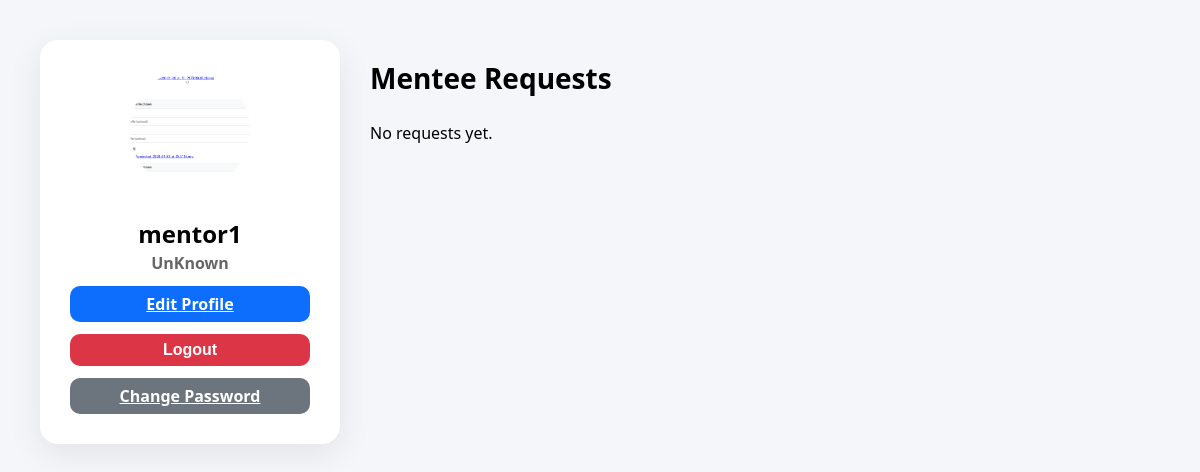
The app's page /mentor/dashboard/ (signed in), older data.
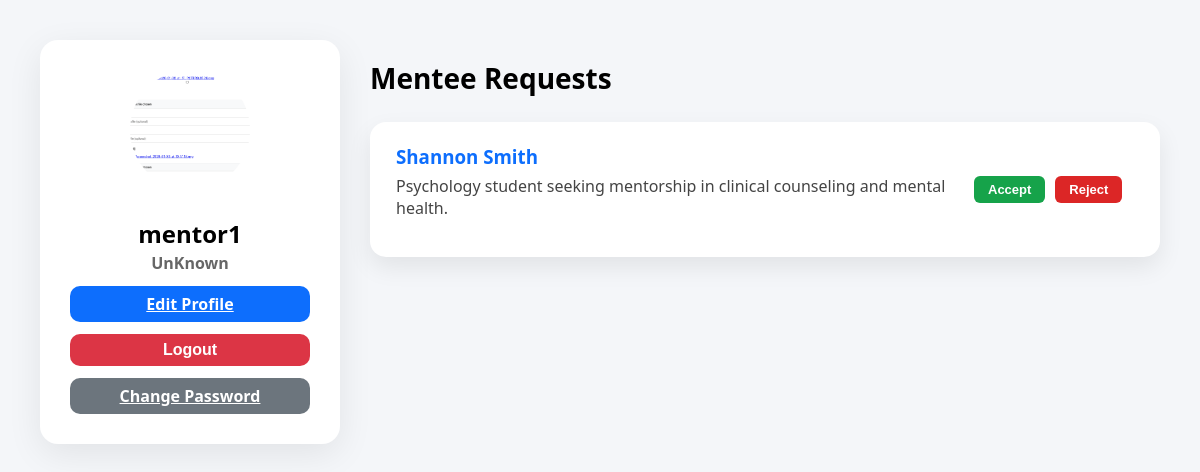
The same page, newer data.
### core/models.py (models this page shows, shortened)
class MentorRequest(models.Model):
    STATUS_CHOICES = [
        ("pending", "Pending"),
        ("accepted", "Accepted"),
        ("rejected", "Rejected"),
    ]
    mentee = models.ForeignKey(Mentee, on_delete=models.CASCADE)
    mentor = models.ForeignKey(Mentor, on_delete=models.CASCADE)
    status = models.CharField(max_length=10, choices=STATUS_CHOICES, default="pending")
    created_at = models.DateTimeField(auto_now_add=True)
    class Meta:
        unique_together = ("mentee", "mentor")
        indexes = [
            models.Index(fields=["mentor", "status"]),
            models.Index(fields=["mentee", "status"]),
        ]

class Mentee(models.Model):
    user = models.OneToOneField(User, on_delete=models.CASCADE, related_name="mentee")
    name = models.CharField(max_length=120)
    country = models.CharField(max_length=80)
    profile_text = models.TextField()
    embedding = models.JSONField(null=True, blank=True)
    linkedin = models.URLField(blank=True, null=True)
    github = models.URLField(blank=True, null=True)
    cv = models.FileField(upload_to="cvs/")   # REQUIRED
    profile_image = models.ImageField(upload_to="profiles/", blank=True, null=True)

### core/views.py (the view)
# urls.py: path("mentor/dashboard/", mentor_dashboard),
@login_required(login_url="/login/")
def mentor_dashboard(request):
    mentor = request.user.mentor
    requests = MentorRequest.objects.filter(
        mentor=mentor,
        status="pending"
    )
    return render(request, "mentor_dashboard.html", {
        "mentor": mentor,
        "requests": requests
    })

### core/templates/mentor_dashboard.html (shortened to what this page needs)
{% load static %}
<!DOCTYPE html>
<html>
<head>
</head>
<body>
<div class="layout">
<div class="profile">
    {% if mentor.profile_image %}
        <img src="{{ mentor.profile_image.url }}">
    {% else %}
        <img src="{% static 'core/images/default-avatar.png' %}">
    {% endif %}
    <h2>{{ mentor.name }}</h2>
    <h4>{{ mentor.country }}</h4>
    <a href="/mentor/profile/" class="profile-btn edit">Edit Profile</a>
    <form method="post" action="{% url 'logout' %}">
        <button class="profile-btn logout">Logout</button>
    </form>
    <a href="{% url 'password_change' %}" class="profile-btn password">
        Change Password
    </a>
</div>
<div class="matches">
    <h1>Mentee Requests</h1>
    {% for r in requests %}
    <div class="card">
        <div>
            <h3>{{ r.mentee.name }}</h3>
            <p>{{ r.mentee.profile_text|truncatewords:15 }}</p>
        </div>
        <div class="action-buttons">
            <form method="post" action="{% url 'accept_request' r.id %}">
                <button class="accept-btn">Accept</button>
            </form>
            <form method="post" action="{% url 'reject_request' r.id %}">
                <button class="reject-btn">Reject</button>
            </form>
        </div>
    </div>
    {% empty %}
        <p>No requests yet.</p>
    {% endfor %}
</div>
</div>
</body>
</html>

Row changes from the older to the newer data that the page shows:
added MentorRequest: mentee.name "Shannon Smith", mentee.profile_text "Psychology student seeking mentorship in clinical counseling and mental health."
Text that changed along with them:
text no longer shown: "No requests yet."
